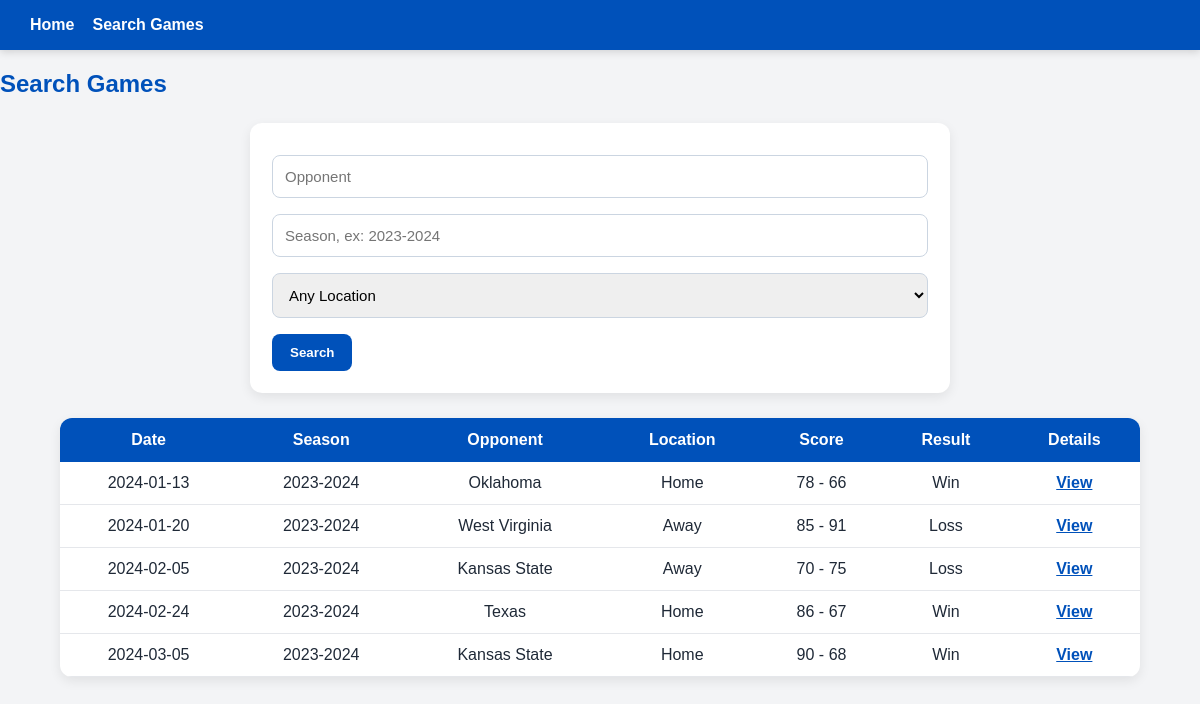
Screenshot of /games.php with the database file from the repository.
### tables this page shows
CREATE TABLE Games (
    gameID INT AUTO_INCREMENT PRIMARY KEY,
    gameDate DATE NOT NULL,
    season VARCHAR(20),
    opponent VARCHAR(100) NOT NULL,
    location VARCHAR(20),
    KUscore INT,
    opponentScore INT,
    result VARCHAR(10)
);

### games.php (the view, shortened to what this page needs)
<?php include "db.php"; ?>
<link rel="stylesheet" href="style.css">
<nav>
    <a href="index.php">Home</a>
    <a href="games.php">Search Games</a>
</nav>
<h2>Search Games</h2>
<form method="GET">
    <input type="text" name="opponent" placeholder="Opponent">
    <input type="text" name="season" placeholder="Season, ex: 2023-2024">
    <select name="location">
        <option value="">Any Location</option>
    </select>
    <button type="submit">Search</button>
</form>
<?php
$query = "SELECT * FROM Games WHERE 1=1";
$stmt = mysqli_prepare($conn, $query);
mysqli_stmt_execute($stmt);
$result = mysqli_stmt_get_result($stmt);
?>
<table>
    <tr>
        <th>Date</th>
        <th>Season</th>
        <th>Opponent</th>
        <th>Location</th>
        <th>Score</th>
        <th>Result</th>
        <th>Details</th>
    </tr>
    <?php while ($row = mysqli_fetch_assoc($result)): ?>
        <tr>
            <td><?php echo $row["gameDate"]; ?></td>
            <td><?php echo $row["season"]; ?></td>
            <td><?php echo $row["opponent"]; ?></td>
            <td><?php echo $row["location"]; ?></td>
            <td><?php echo $row["KUscore"] . " - " . $row["opponentScore"]; ?></td>
            <td><?php echo $row["result"]; ?></td>
            <td><a href="game_details.php?gameID=<?php echo $row["gameID"]; ?>">View</a></td>
        </tr>
    <?php endwhile; ?>
</table>

### style.css (style rules this page uses)
* { box-sizing: border-box; }
nav { background: #0051ba; padding: 16px 30px; display: flex; align-items: center; gap: 18px; color: white; box-shadow: 0 2px 8px rgba(0,0,0,0.15); }
nav a { color: white; text-decoration: none; font-weight: bold; }
h1, h2, h3 { color: #0051ba; }
form { background: white; padding: 22px; margin: 25px auto; width: 90%; max-width: 700px; border-radius: 12px; box-shadow: 0 4px 12px rgba(0,0,0,0.08); }
input, select, textarea { display: block; margin: 10px 0 16px 0; padding: 12px; width: 100%; border: 1px solid #cbd5e1; border-radius: 8px; font-size: 15px; }
button { background: #0051ba; color: white; border: none; padding: 11px 18px; border-radius: 8px; cursor: pointer; font-weight: bold; }
table { width: 90%; margin: 25px auto; border-collapse: collapse; background: white; border-radius: 12px; overflow: hidden; box-shadow: 0 4px 12px rgba(0,0,0,0.08); }
th { background: #0051ba; color: white; padding: 13px; }
td { border-bottom: 1px solid #e5e7eb; padding: 12px; text-align: center; }
a { color: #0051ba; font-weight: bold; }

### rows the page displays
games: gameDate "2024-01-13", season "2023-2024", opponent "Oklahoma", location "Home", KUscore "78", opponentScore "66", result "Win"
games: gameDate "2024-01-20", season "2023-2024", opponent "West Virginia", location "Away", KUscore "85", opponentScore "91", result "Loss"
games: gameDate "2024-02-05", season "2023-2024", opponent "Kansas State", location "Away", KUscore "70", opponentScore "75", result "Loss"
games: gameDate "2024-02-24", season "2023-2024", opponent "Texas", location "Home", KUscore "86", opponentScore "67", result "Win"
games: gameDate "2024-03-05", season "2023-2024", opponent "Kansas State", location "Home", KUscore "90", opponentScore "68", result "Win"
